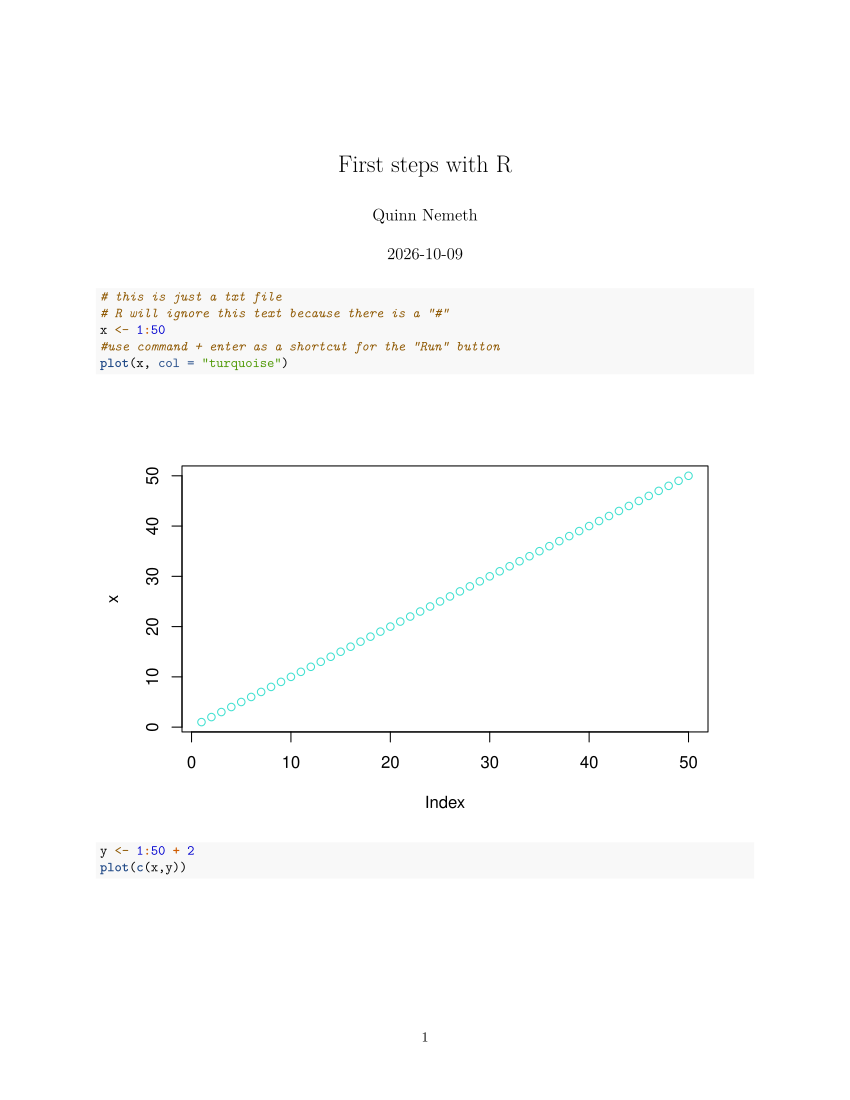

Reproduce this figure in R.
#' ---
#' title: "First steps with R"
#' author: "Quinn Nemeth"
#' ---

# above text sets document parameters for the pdf that you will turn in
# this is just a txt file
# R will ignore this text because there is a "#"
x <- 1:50
#use command + enter as a shortcut for the "Run" button
plot(x, col = "turquoise")
y <- 1:50 + 2
plot(c(x,y))
plot(c(x,y), col = c("turquoise","magenta"))
plot(x, sin(x))
plot(x, y, typ="l")     
plot(x, sin(x), typ="l", col = "darkorchid4", lwd=3)
